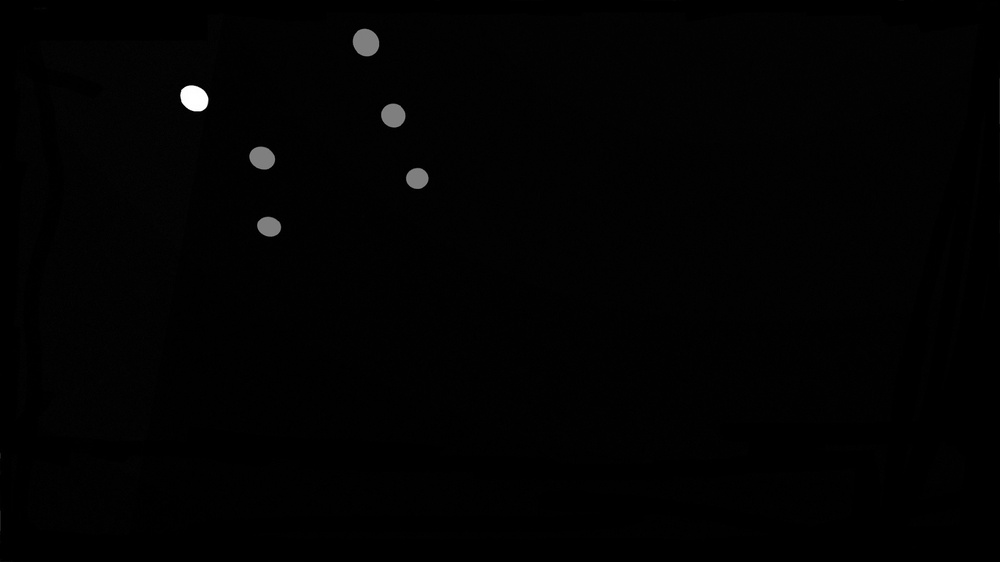
#> input picture pic/3.jpg, 1000 x 562 px, shrunk from 1920 x 1080 before the run, found by its file name
$ python threshold.py
#> lines starting #> are read from the running program, lines starting #| are printed output that depends on the picture; after the words box and inside, x2 and y2 are one past the last pixel; in counts of white or black regions, pixels touching at a corner belong together
#encoding=utf-8
import cv2 as cv
import numpy as np
import matplotlib.pyplot as plt
import scipy.signal as sg

def get_maxima(values: np.ndarray):

    max_index = sg.argrelmax(values)[0]
    return max_index, values[max_index]

test = cv.imread('pic/3.jpg')
#> test is the input picture: shape (562, 1000, 3); min 0, max 255, mean 2
test_plt = test[:,:,::-1]


gray = cv.cvtColor(test,cv.COLOR_BGR2GRAY)

zero_like_mat = np.zeros_like(gray)

blur = cv.GaussianBlur(gray,(5,5),0)

laplacian = cv.Laplacian(gray,cv.CV_64F)
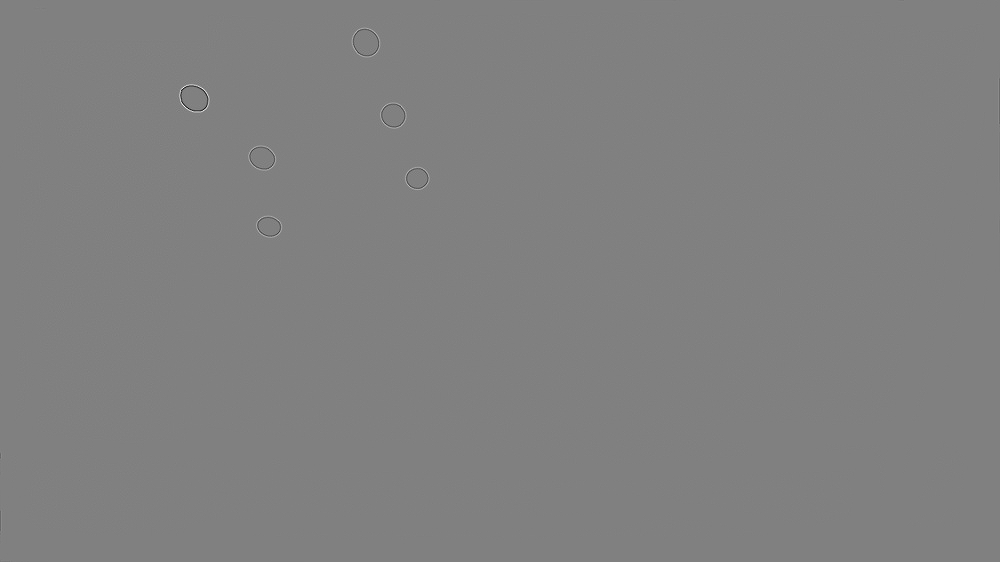
#> laplacian: shape (562, 1000) float64; min -345, max 339, mean 0; drawn with min black and max white

# plt.figure('gaussian blur')

plt.figure('laplacian blur')

res = np.vstack((blur,laplacian))
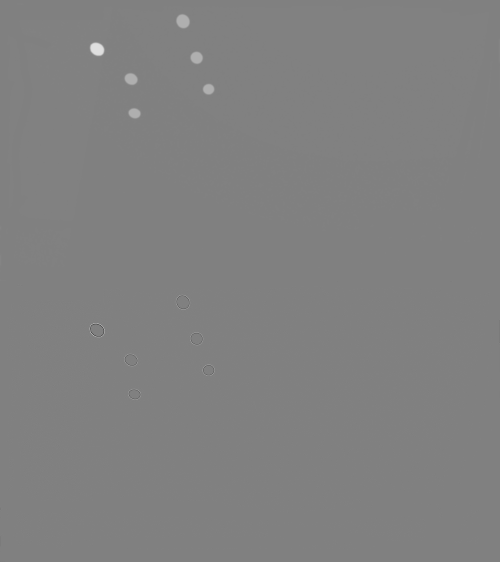
#> res: shape (1124, 1000) float64 (shown at 1/2 size); min -345, max 339, mean 1; drawn with min black and max white

plt.imshow(res,cmap=plt.cm.gray)


hist = cv.calcHist([gray],[0],None,[256],[0,256])
#> hist = 256 values, max 187088 at index 1, min 0 at index 57, mean 2195.3

ret2,th2 = cv.threshold(gray,0,255,cv.THRESH_BINARY+cv.THRESH_OTSU)
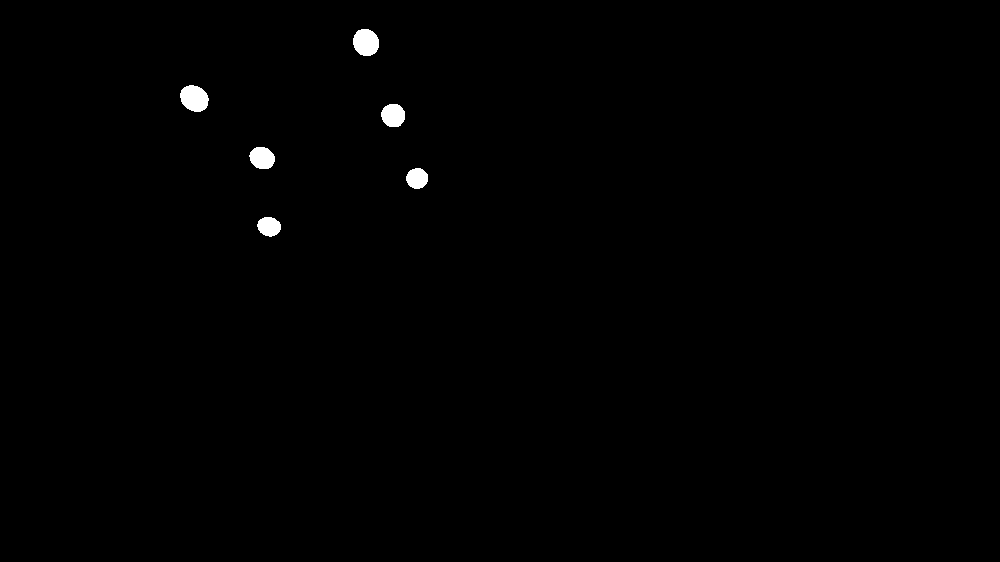
#> th2: shape (562, 1000); 0.49% white; 6 white regions, box (x1, y1, x2, y2) and area: (180, 85, 209, 112) 592, (353, 29, 379, 56) 563, (381, 104, 405, 127) 447, (249, 147, 275, 169) 447, (257, 217, 281, 237) 364, (406, 168, 428, 189) 361
#> ret2 = 75
plt.figure('traditional Otcus')

plt.imshow(th2,cmap=plt.cm.gray)

# np.savetxt('data/hist.csv',hist,delimiter=',')

# print(hist)

max_index,values = get_maxima(hist)
#> in get_maxima, `max_index = sg.argrelmax(values)[0]`: max_index = 56 values from 1 to 246
#> max_index = 56 values from 1 to 246; values = 56 values, max 187088 at index 0, min 1 at index 39, mean 3362.8

index = np.argsort(values,axis=0)
#> index = 56 values, max 55 at index 20, min 0 at index 55, mean 27.5

flag = 1

tmp = index[flag][0]
#> tmp = 49

# print(tmp)

ret3,th3 = cv.threshold(gray,int(tmp),255,cv.THRESH_BINARY)
#> th3: shape (562, 1000); 0.51% white; 6 white regions, box (x1, y1, x2, y2) and area: (180, 85, 209, 112) 603, (353, 29, 379, 56) 575, (249, 147, 275, 170) 466, (381, 104, 406, 128) 462, (257, 217, 281, 237) 379, (406, 168, 429, 189) 375
#> ret3 = 49

plt.figure('main component1')

plt.imshow(th3,cmap=plt.cm.gray)

designed_method = gray[gray > tmp]
#> designed_method = 2860 values, max 255 at index 585, min 50 at index 22, mean 147.9

hist_new = cv.calcHist([designed_method],[0],None,[256],[0,256])
#> hist_new = 256 values, max 828 at index 127, min 0 at index 0, mean 11.17

# np.savetxt('data/designed_method.csv',hist_new,delimiter=',')

# print(hist_new)

pdf = hist_new / designed_method.shape
#> pdf = 256 values, max 0.29 at index 127, min 0 at index 0, mean 0.00391

# print(pdf)

plt.figure("pdf")

plt.plot(pdf)

cdf = pdf.cumsum()
#> cdf = 256 values from 0 to 1

plt.plot(cdf)

sequence = np.arange(0,256)

pdf = pdf[:,0]

Expectation = pdf*sequence
#> Expectation = 256 values, max 36.77 at index 127, min 0 at index 0, mean 0.578

# print(Expectation)


# np.savetxt('data/Expectation.csv',Expectation,delimiter=',')
eps = np.finfo(Expectation.dtype).eps
#> eps = 2.22e-16
eps_sequence =  eps*np.ones(256)
#> eps_sequence = 256 values from 2.22e-16 to 2.22e-16
square_err = np.divide(np.square(Expectation[255]*pdf-Expectation),(pdf-np.square(pdf)+eps))
#> square_err = 256 values, max 4770.6 at index 255, min 0 at index 0, mean 82.82
# [7 lines of commented-out code are left out]

plt.figure("square_err")
plt.plot(square_err)

apart_value = 160

square_err = square_err[apart_value:]
#> square_err = 96 values, max 4770.6 at index 95, min 0 at index 1, mean 114

tmp_min = np.min(square_err[square_err!=0])
#> tmp_min = 7.32

k_max = np.array(np.where(square_err==tmp_min))[0][0]+apart_value
#> k_max = 165

# [11 lines of commented-out code are left out]

print("kmax = ",k_max)
#| kmax =  165


#200 as tmp threshold

ret4,th4 = cv.threshold(gray,100,255,cv.THRESH_BINARY)
#> th4: shape (562, 1000); 0.48% white; 6 white regions, box (x1, y1, x2, y2) and area: (180, 85, 209, 111) 577, (353, 29, 379, 56) 549, (250, 147, 275, 169) 435, (381, 104, 405, 127) 431, (406, 168, 428, 189) 348, (257, 217, 281, 236) 346


plt.figure('main component2')


th4_tmp = cv.merge((th4,th4,th4))
res = cv.bitwise_and(test_plt,th4_tmp)
#> res: shape (562, 1000, 3)
res = np.vstack((test_plt,th4_tmp,res))
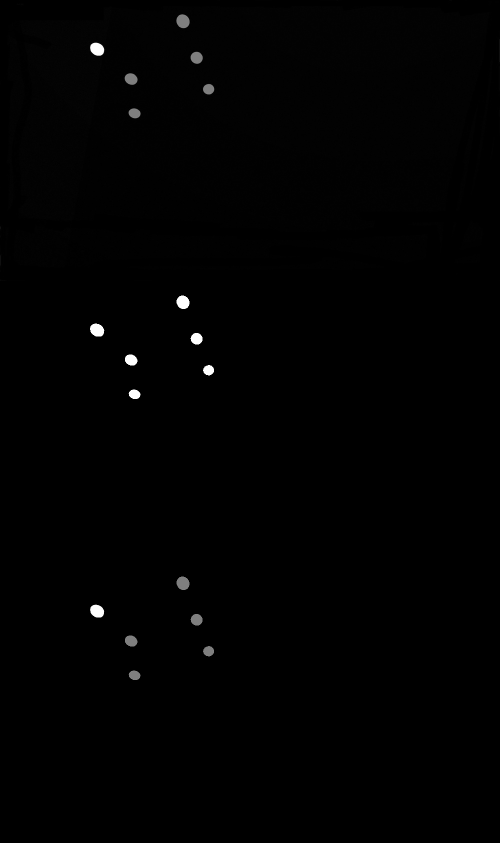
#> res: shape (1686, 1000, 3) (shown at 1/2 size); min 0, max 255, mean 1.3

plt.imshow(res)


# kernel = np.array([[0,0,0,1,0,0,0],[0,0,1,1,1,0,0],[0,1,1,1,1,1,0],[0,0,1,1,1,0,0],[0,0,0,1,0,0,0]],dtype=np.uint8)

kernel1 = np.ones((3,3),np.uint8)


opening = cv.morphologyEx(th4,cv.MORPH_OPEN,kernel1)
#> opening: shape (562, 1000); 0.48% white; 6 white regions

plt.figure('open')
plt.imshow(th4)

contours,hierarchy = cv.findContours(th4, 1, 2)
#> contours = 6 contours; box (x1, y1, x2, y2) and area: (180, 85, 209, 111) 538, (353, 29, 379, 56) 512, (250, 147, 275, 169) 402, (381, 104, 405, 127) 398, (406, 168, 428, 189) 318, (257, 217, 281, 236) 316

print("num of contours",len(contours))
#| num of contours 6


contour_img = cv.drawContours(test, contours, -1, (0,255,255), 3)


cxy = np.zeros((11,2))
for i,cnt in enumerate(contours):

    M = cv.moments(cnt)
    cxy[i][0] = int(M['m10']/M['m00'])
    cxy[i][1] = int(M['m01']/M['m00'])
#> this loop made 6 passes
#> after the loop, cxy = [[268, 226], [416, 178], [261, 157], [392, 115], [193, 97], [365, 42], [0, 0], [0, 0], [0, 0], [0, 0], [0, 0]]

point_size = 1
point_color = (0, 0, 255) # BGR
thickness = -1 #  0 4 8
cxy = cxy.astype(np.uint32)
#dot picked

# np.savetxt('data/dot_picked_raw.csv',cxy,delimiter=',')


for pointx,pointy in cxy:
	cv.circle(test, (pointx,pointy), point_size, point_color, thickness)
#> this loop made 11 passes
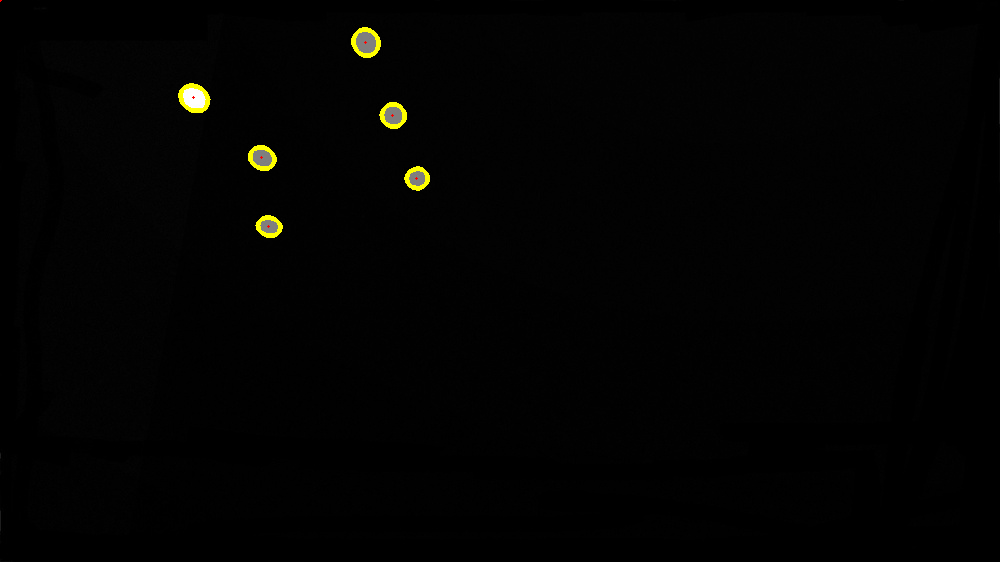
#> test: shape (562, 1000, 3); mean B, G, R 1.7, 2.6, 2.6

tmp_cxy = cxy[5:]
#> tmp_cxy = [[365, 42], [0, 0], [0, 0], [0, 0], [0, 0], [0, 0]]

# print(tmp_cxy)

tmp_order = np.array([5,6,4,2,1,3])
tmp_order = tmp_order - 1

print(tmp_cxy[tmp_order])
#| [[  0   0]
#|  [  0   0]
#|  [  0   0]
#|  [  0   0]
#|  [365  42]
#|  [  0   0]]

plt.figure('polylines_img')

linespt = tmp_cxy[tmp_order].astype(np.int32)
#> linespt = [[0, 0], [0, 0], [0, 0], [0, 0], [365, 42], [0, 0]]

polylines_img = cv.fillPoly(test,[linespt],(255,0,0))


plt.imshow(polylines_img)


plt.figure('contour_img')

plt.imshow(contour_img)

plt.figure('picked out')

test_plt = test[:,:,::-1]

plt.imshow(test_plt)

plt.show()
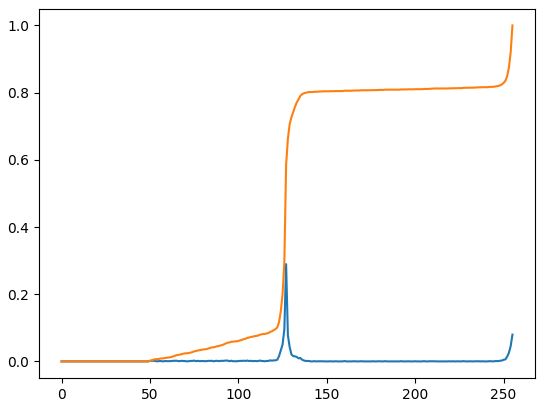
#> figure drawn by matplotlib, 1 panel; curve peaks at x = 127, y = 0.29; curve peaks at x = 255, y = 1
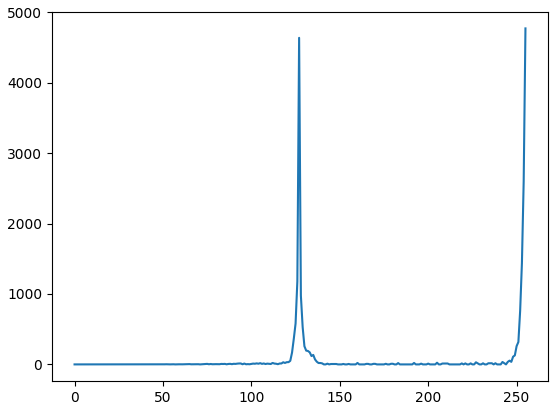
#> figure drawn by matplotlib, 1 panel; curve peaks at x = 255, y = 4770.6
